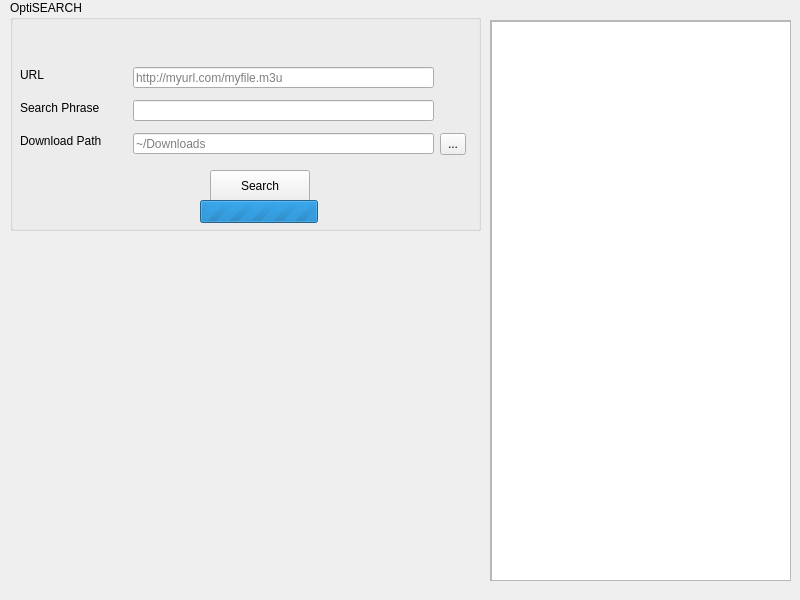
<?xml version="1.0" encoding="UTF-8"?>
<ui version="4.0">
 <class>MainWindow</class>
 <widget class="QWidget" name="MainWindow">
  <property name="geometry">
   <rect>
    <x>0</x>
    <y>0</y>
    <width>800</width>
    <height>600</height>
   </rect>
  </property>
  <property name="windowTitle">
   <string notr="true">m3uDL</string>
  </property>
  <widget class="QGroupBox" name="groupBox">
   <property name="geometry">
    <rect>
     <x>10</x>
     <y>0</y>
     <width>471</width>
     <height>231</height>
    </rect>
   </property>
   <property name="title">
    <string>OptiSEARCH</string>
   </property>
   <widget class="QLabel" name="label_search">
    <property name="geometry">
     <rect>
      <x>10</x>
      <y>100</y>
      <width>90</width>
      <height>16</height>
     </rect>
    </property>
    <property name="text">
     <string>Search Phrase</string>
    </property>
   </widget>
   <widget class="QLineEdit" name="lineEdit_download_path">
    <property name="geometry">
     <rect>
      <x>123</x>
      <y>133</y>
      <width>301</width>
      <height>21</height>
     </rect>
    </property>
    <property name="focusPolicy">
     <enum>Qt::ClickFocus</enum>
    </property>
    <property name="placeholderText">
     <string>~/Downloads</string>
    </property>
   </widget>
   <widget class="QLabel" name="label_url">
    <property name="geometry">
     <rect>
      <x>10</x>
      <y>67</y>
      <width>25</width>
      <height>16</height>
     </rect>
    </property>
    <property name="text">
     <string>URL</string>
    </property>
   </widget>
   <widget class="QLineEdit" name="lineEdit_url">
    <property name="geometry">
     <rect>
      <x>123</x>
      <y>67</y>
      <width>301</width>
      <height>21</height>
     </rect>
    </property>
    <property name="focusPolicy">
     <enum>Qt::StrongFocus</enum>
    </property>
    <property name="placeholderText">
     <string>http://myurl.com/myfile.m3u</string>
    </property>
   </widget>
   <widget class="QLabel" name="label_download_path">
    <property name="geometry">
     <rect>
      <x>10</x>
      <y>133</y>
      <width>101</width>
      <height>16</height>
     </rect>
    </property>
    <property name="text">
     <string>Download Path</string>
    </property>
   </widget>
   <widget class="QLineEdit" name="lineEdit_search">
    <property name="geometry">
     <rect>
      <x>123</x>
      <y>100</y>
      <width>301</width>
      <height>21</height>
     </rect>
    </property>
    <property name="focusPolicy">
     <enum>Qt::ClickFocus</enum>
    </property>
   </widget>
   <widget class="QToolButton" name="toolButton_download_path">
    <property name="geometry">
     <rect>
      <x>430</x>
      <y>133</y>
      <width>26</width>
      <height>22</height>
     </rect>
    </property>
    <property name="text">
     <string>...</string>
    </property>
   </widget>
   <widget class="QPushButton" name="pushButton_search">
    <property name="geometry">
     <rect>
      <x>200</x>
      <y>170</y>
      <width>100</width>
      <height>32</height>
     </rect>
    </property>
    <property name="text">
     <string>Search</string>
    </property>
   </widget>
   <widget class="QProgressBar" name="progressBar_search">
    <property name="enabled">
     <bool>true</bool>
    </property>
    <property name="geometry">
     <rect>
      <x>190</x>
      <y>200</y>
      <width>118</width>
      <height>23</height>
     </rect>
    </property>
    <property name="maximum">
     <number>0</number>
    </property>
    <property name="value">
     <number>-1</number>
    </property>
    <property name="textVisible">
     <bool>false</bool>
    </property>
   </widget>
  </widget>
  <widget class="QScrollArea" name="scrollArea">
   <property name="geometry">
    <rect>
     <x>490</x>
     <y>20</y>
     <width>301</width>
     <height>561</height>
    </rect>
   </property>
   <property name="autoFillBackground">
    <bool>true</bool>
   </property>
   <property name="styleSheet">
    <string notr="true"/>
   </property>
   <property name="widgetResizable">
    <bool>true</bool>
   </property>
   <widget class="QWidget" name="scrollAreaWidgetContents">
    <property name="geometry">
     <rect>
      <x>0</x>
      <y>0</y>
      <width>299</width>
      <height>559</height>
     </rect>
    </property>
    <widget class="QListWidget" name="listWidget_results">
     <property name="geometry">
      <rect>
       <x>0</x>
       <y>0</y>
       <width>301</width>
       <height>561</height>
      </rect>
     </property>
    </widget>
   </widget>
  </widget>
 </widget>
 <resources/>
 <connections/>
</ui>
